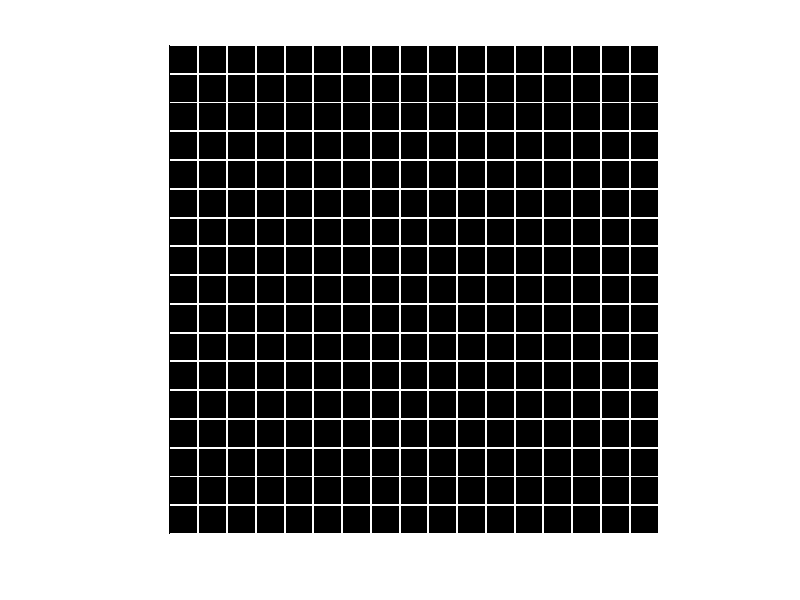

The MATLAB script that drew this image:
ROWS = 30;  
COLS = 30;

gridCell = uint16(zeros(ROWS, COLS));

gridCell(1, 1:end) = intmax('uint16');
gridCell(end, 1:end) = intmax('uint16');
gridCell(1:end, 1) = intmax('uint16');
gridCell(1:end, end) = intmax('uint16');

gridRow = [];
grid = [];

for j = 1:17
   
        gridRow = [gridRow gridCell];
end

for j = 1:17
   
        grid = [grid; gridRow];
end

imshow(grid);